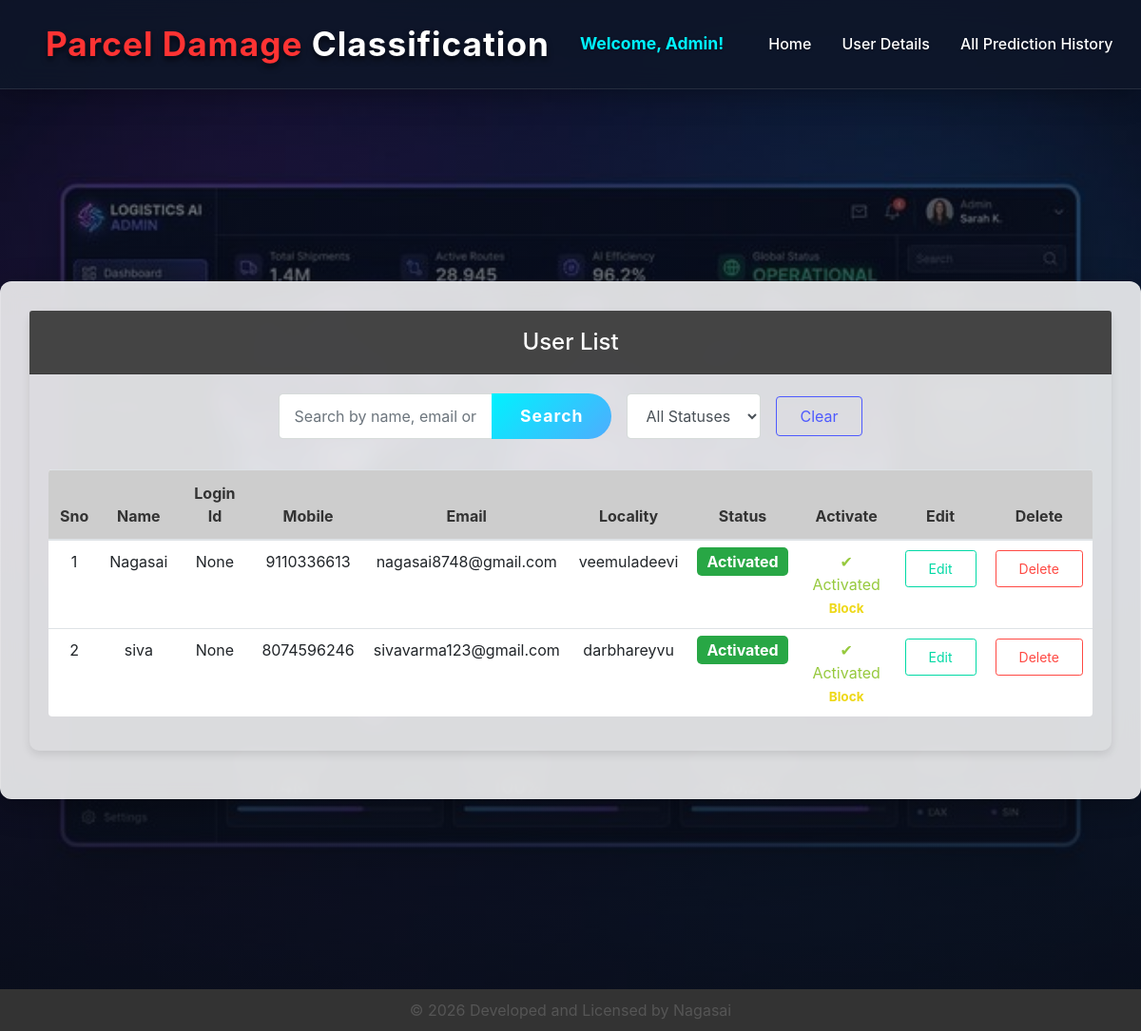
Before: /ViewRegisteredUsers/ with the older database file.
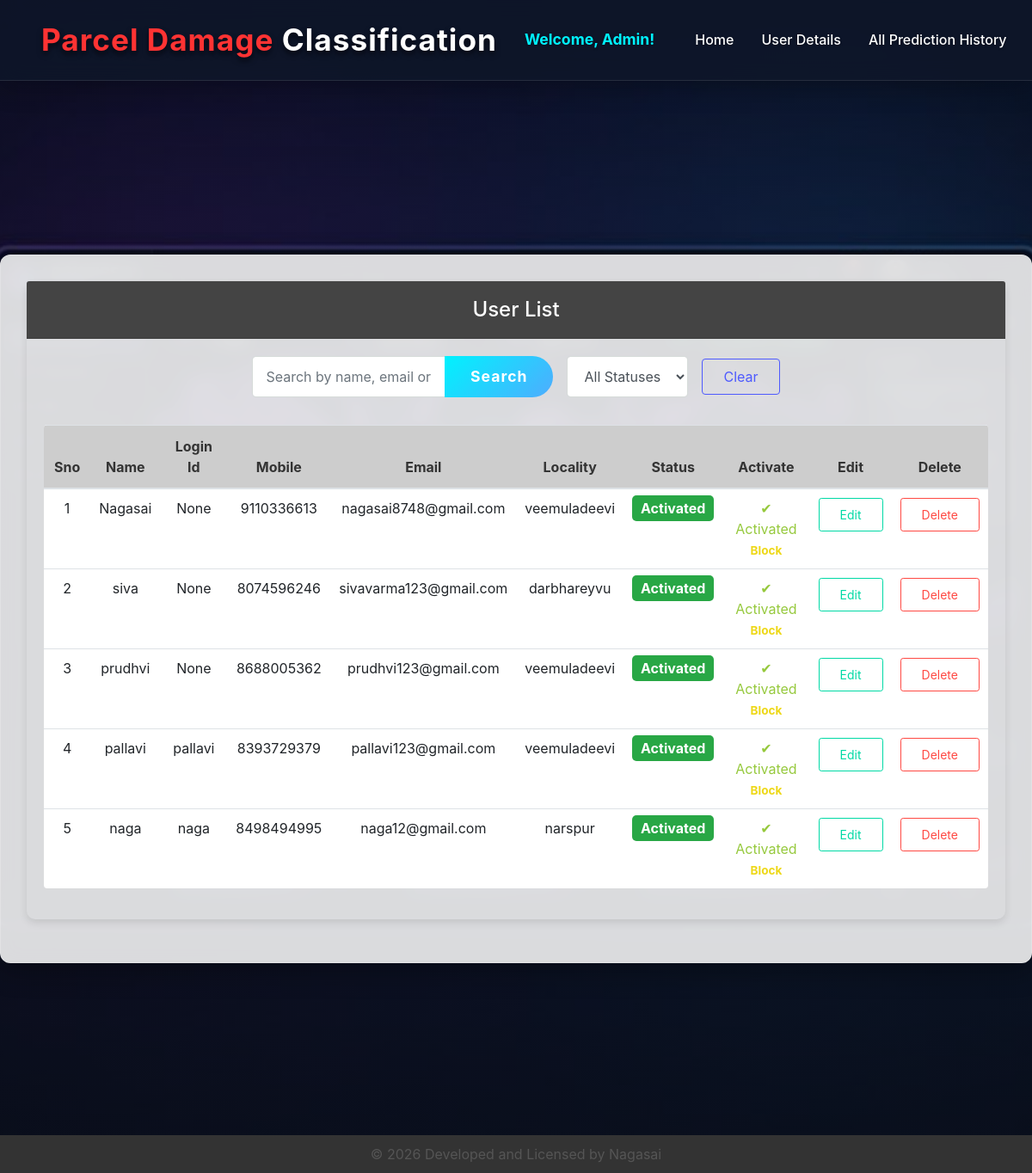
After: the same page with the newer database file.
### users/models.py (models this page shows, shortened)
class UserRegistrationModel(models.Model):
    name = models.CharField(unique=True, max_length=100)
    loginid = models.CharField(unique=True, max_length=100, null=True, blank=True)
    password = models.CharField(max_length=100)
    mobile = models.CharField(unique=True, max_length=100)
    email = models.CharField(unique=True, max_length=100)
    locality = models.CharField(max_length=100)
    address = models.CharField(max_length=1000)
    city = models.CharField(max_length=100)
    state = models.CharField(max_length=100)
    status = models.CharField(max_length=100)
    otp_code = models.CharField(max_length=6, null=True, blank=True)
    otp_created_at = models.DateTimeField(null=True, blank=True)
    class Meta:
        db_table = 'UserRegistrations'

### admins/views.py (the view)
# urls.py: path("ViewRegisteredUsers/", admins.ViewRegisteredUsers, name="ViewRegisteredUsers"),
def ViewRegisteredUsers(request):
    search_query = request.GET.get('search')
    status_filter = request.GET.get('status')
    data = UserRegistrationModel.objects.all()
    if search_query:
        data = data.filter(
            Q(name__icontains=search_query) |
            Q(email__icontains=search_query) |
            Q(loginid__icontains=search_query)
        )
    if status_filter:
        data = data.filter(status=status_filter)
    return render(request, 'admins/RegisteredUsers.html', {'data': data})

### assets/templates/admins/RegisteredUsers.html (shortened to what this page needs)
{% extends 'admins/adminbase.html' %}
{% load static %}
{% block user_list %}active{% endblock %}
{% block content %}
<br>
<br>
<br>
<br>
    <br>
    <br>
    <br>
    <br>
        <br>
    <div>
        <div class="jumbotron wow fadeInUp" data-wow-duration="1s">
            <div class="row">
                <div class="col-md-12">
                    <div class="card">
                        <div class="card-header">User List</div>
                        <div class="card-body">
                            <div class="row mb-4">
                                <div class="col-md-12">
                                    <form method="GET" action="{% url 'ViewRegisteredUsers' %}" class="form-inline justify-content-center">
                                        <div class="input-group mr-3 mb-2" style="width: 350px;">
                                            <input type="text" name="search" class="form-control" placeholder="Search by name, email or login id..." value="{{ request.GET.search }}">
                                            <div class="input-group-append">
                                                <button class="btn btn-primary" type="submit">Search</button>
                                            </div>
                                        </div>
                                        <select name="status" class="form-control mr-3 mb-2" onchange="this.form.submit()">
                                            <option value="">All Statuses</option>
                                        </select>
                                        <a href="{% url 'ViewRegisteredUsers' %}" class="btn btn-outline-secondary mb-2">Clear</a>
                                    </form>
                                </div>
                            </div>
                            <div class="wow fadeInUp" data-wow-duration="1s">
        <table class="table table-hover text-center align-middle bg-white rounded">
                                <thead>
                                <tr>
                                    <th scope="col">Sno</th>
                                    <th scope="col">Name</th>
                                    <th scope="col">Login Id</th>
                                    <th scope="col">Mobile</th>
                                    <th scope="col">Email</th>
                                    <th scope="col">Locality</th>
                                    <th scope="col">Status</th>
                                    <th scope="col">Activate</th>
                                    <th scope="col">Edit</th>
                                    <th scope="col">Delete</th>
                                </tr>
                                </thead>
                                <tbody>
                                {% for user in data %}
                                    <tr>
                                        <td>{{ forloop.counter }}</td>
                                        <td>{{ user.name }}</td>
                                        <td>{{ user.loginid }}</td>
                                        <td>{{ user.mobile }}</td>
                                        <td>{{ user.email }}</td>
                                        <td>{{ user.locality }}</td>
                                        <td>
                                            {% if user.status == 'waiting' %}
                                                <span class="status-waiting">Waiting</span>
                                            {% else %}
                                                <span class="status-active">Activated</span>
                                            {% endif %}
                                        </td>
                                        <td>
                                            {% if user.status == 'waiting' %}
                                                <a class="btn-link" href="{% url 'AdminActivaUsers' %}?uid={{ user.id }}">Activate</a>
                                            {% elif user.status == 'blocked' %}
                                                <span class="text-danger">Blocked</span><br>
                                                <a class="btn-link text-success" href="{% url 'AdminActivaUsers' %}?uid={{ user.id }}" style="font-size: 0.85rem;">Unblock</a>
                                            {% else %}
                                                <span class="text-success">✔ Activated</span><br>
                                                <a class="btn-link text-warning" href="{% url 'BlockUser' %}?uid={{ user.id }}" style="font-size: 0.85rem;">Block</a>
                                            {% endif %}
                                        </td>
                                        <td>
                                            <a class="btn btn-sm btn-outline-primary" href="{% url 'EditUser' %}?uid={{ user.id }}">Edit</a>
                                        </td>
                                        <td>
                                            <a class="btn btn-sm btn-outline-danger" href="{% url 'DeleteUser' %}?uid={{ user.id }}" onclick="return confirm('Are you sure you want to delete this user?');">Delete</a>
                                        </td>
                                    </tr>
                                {% endfor %}
                                </tbody>
        </table>
    </div>
                        </div>
                    </div>
                </div>
            </div>
        </div>
    </div>
{% endblock %}

### assets/templates/admins/adminbase.html (shortened to what this page needs)
{% load static %}
<!DOCTYPE html>
<html lang="en">
<head>
    <link rel="stylesheet" href="{% static 'css/maicons.css' %}">
    <link rel="stylesheet" href="{% static 'css/bootstrap.css' %}">
    <link rel="stylesheet" href="{% static 'vendor/owl-carousel/css/owl.carousel.css' %}">
    <link rel="stylesheet" href="{% static 'vendor/animate/animate.css' %}">
    <link rel="stylesheet" href="{% static 'css/theme.css' %}">
</head>
<body>
    <main>
        <header>
            <nav class="navbar navbar-expand-lg navbar-light fixed-top wow fadeInDown" data-wow-duration="0.8s">
                <div class="container-fluid px-5">
                    <a class="navbar-brand" href="/">
                        <span class="text-danger">Parcel Damage</span> Classification
                    </a>
                    <div class="collapse navbar-collapse" id="navbarSupport">
                        <ul class="navbar-nav ml-auto align-items-center">
                    <li class="nav-item">
                        <span class="nav-link" style="color: #00f2fe !important; font-weight: 700; font-size: 1.1rem; text-transform: capitalize; margin-right: 15px;">Welcome, Admin!</span>
                    </li>
                    <li class="nav-item {% block admin_home %} {% endblock %}">
                        <a class="nav-link" href="{% url 'AdminHome' %}">Home</a>
                    </li>
                    <li class="nav-item {% block user_list %} {% endblock %}">
                        <a class="nav-link" href="{% url 'ViewRegisteredUsers' %}">User Details</a>
                    </li>
                    <li class="nav-item {% block history %} {% endblock %}">
                        <a class="nav-link" href="{% url 'AdminPredictionHistory' %}">All Prediction History</a>
                    </li>
                    <li class="nav-item">
                    </li>
                </ul>
            </div>
                </div>
            </nav>
        </header>
        {% block content %}
        {% endblock %}
    </main>
    <br>
    <br>
    <br>
    <br>
    <br>
    <br>
    <br>
    <footer class="footer">
        <p>© 2026 Developed and Licensed by Nagasai</p>
    </footer>
</body>
</html>

### assets/static/css/theme.css (style rules this page uses)
:root { --primary: #00D9A5; --accent: #FF3D85; --secondary: #4E5AFE; --warning: #EED818; --info: #05B4E1; --danger: #FF4943; --success: #96C93D; --dark: #343531; --light: #F5F9F6; --cs: #596261; --grey: #6E807A; }
body { font-family: "Source Sans Pro", sans-serif; line-height: 1.5; color: #343531; }
a { color: #07be94; text-decoration: none; background-color: transparent; }
.text-success { color: #96C93D !important; }
.text-warning { color: #EED818 !important; }
.text-danger { color: #FF4943 !important; }
.btn-primary { color: #fff; background-color: #00D9A5; border-color: transparent; }
.btn-outline-primary { color: #00D9A5; border-color: #00D9A5; }
.btn-outline-secondary { color: #4E5AFE; border-color: #4E5AFE; }
.btn-outline-danger { color: #FF4943; border-color: #FF4943; }
.btn-link { font-weight: 400; color: #07be94; text-decoration: none; }
.btn { padding: 8px 24px; }
.navbar { min-height: 70px; }
.navbar-brand { font-weight: 600; padding-top: 10px; padding-bottom: 10px; }
.navbar-nav { margin-top: 10px; border-top: 1px solid #E8EEE4; flex-shrink: 0; }
.navbar-nav .nav-link { transition: all .2s ease; }
.navbar-light .navbar-nav .nav-link { color: rgba(110, 128, 122, 0.8); }
.navbar-light .navbar-nav .show > .nav-link, .navbar-light .navbar-nav .active > .nav-link, .navbar-light .navbar-nav .nav-link.show, .navbar-light .navbar-nav .nav-link.active { font-weight: 500; color: #00D9A5; }
@media (min-width: 992px) { .navbar-expand-lg .navbar-nav { margin-top: 0; border-top: none; } }
@media (min-width: 992px) { .navbar-expand-lg .navbar-nav .nav-link { padding-right: 16px; padding-left: 16px; } }
@media (min-width: 992px) { .navbar-expand-lg .navbar-nav { align-items: center; } }
.form-control { padding: 8px 15px; height: calc(1.5em + 1.375rem + 2px); border-color: #d6dbd9; }

### assets/templates/admins/RegisteredUsers.html (style rules this page uses)
body { font-family: -apple-system, BlinkMacSystemFont, 'Segoe UI', Roboto, sans-serif; color: #ffffff; }
.jumbotron { background: rgba(255, 255, 255, 0.85); backdrop-filter: blur(10px); margin-top: 80px; padding: 30px; border-radius: 12px; box-shadow: 0 8px 32px rgba(0, 0, 0, 0.3); border: 1px solid rgba(255, 255, 255, 0.2); }
.card { border: none; border-radius: 10px; box-shadow: 0px 4px 10px rgba(0, 0, 0, 0.1); background: transparent; margin-bottom: 20px; }
.card-header { background: rgba(51, 51, 51, 0.9); color: white; text-align: center; font-size: 1.5rem; font-weight: 500; padding: 15px; border-radius: 10px 10px 0 0; }
.table { background: rgba(255, 255, 255, 0.9); border-radius: 0 0 10px 10px; overflow: hidden; }
.table th { background: rgba(200, 200, 200, 0.9); color: #333333; text-align: center; padding: 12px; font-size: 1rem; border-bottom: 2px solid #ddd; }
.table td { text-align: center; padding: 10px; font-size: 1rem; }
.btn-link { font-weight: bold; text-decoration: none; color: #007bff; }
.status-active { background: #28a745; color: white; padding: 5px 10px; border-radius: 5px; font-weight: bold; }

Changed rows visible on the page:
added UserRegistrationModel: name "prudhvi", loginid "None", mobile "8688005362", email "prudhvi123@gmail.com", locality "veemuladeevi", status "Activated"
added UserRegistrationModel: name "pallavi", loginid "pallavi", mobile "8393729379", email "pallavi123@gmail.com", locality "veemuladeevi", status "Activated"
added UserRegistrationModel: name "naga", loginid "naga", mobile "8498494995", email "naga12@gmail.com", locality "narspur", status "Activated"
